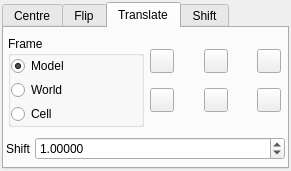
<ui version="4.0" >
 <class>PositionDialog</class>
 <widget class="QDialog" name="PositionDialog" >
  <property name="geometry" >
   <rect>
    <x>0</x>
    <y>0</y>
    <width>234</width>
    <height>171</height>
   </rect>
  </property>
  <property name="sizePolicy" >
   <sizepolicy>
    <hsizetype>1</hsizetype>
    <vsizetype>1</vsizetype>
    <horstretch>0</horstretch>
    <verstretch>0</verstretch>
   </sizepolicy>
  </property>
  <property name="windowTitle" >
   <string>Position Atoms</string>
  </property>
  <layout class="QHBoxLayout" >
   <property name="margin" >
    <number>2</number>
   </property>
   <property name="spacing" >
    <number>4</number>
   </property>
   <item>
    <widget class="QTabWidget" name="tabWidget" >
     <property name="currentIndex" >
      <number>2</number>
     </property>
     <widget class="QWidget" name="CentreTab" >
      <attribute name="title" >
       <string>Centre</string>
      </attribute>
      <layout class="QVBoxLayout" >
       <property name="margin" >
        <number>2</number>
       </property>
       <property name="spacing" >
        <number>4</number>
       </property>
       <item>
        <layout class="QHBoxLayout" >
         <property name="margin" >
          <number>2</number>
         </property>
         <property name="spacing" >
          <number>4</number>
         </property>
         <item>
          <layout class="QGridLayout" >
           <property name="margin" >
            <number>0</number>
           </property>
           <property name="spacing" >
            <number>6</number>
           </property>
           <item row="0" column="0" >
            <widget class="QLabel" name="label_42" >
             <property name="sizePolicy" >
              <sizepolicy>
               <hsizetype>1</hsizetype>
               <vsizetype>5</vsizetype>
               <horstretch>0</horstretch>
               <verstretch>0</verstretch>
              </sizepolicy>
             </property>
             <property name="text" >
              <string>X</string>
             </property>
            </widget>
           </item>
           <item row="1" column="1" >
            <widget class="QDoubleSpinBox" name="CentreYSpin" >
             <property name="sizePolicy" >
              <sizepolicy>
               <hsizetype>7</hsizetype>
               <vsizetype>0</vsizetype>
               <horstretch>0</horstretch>
               <verstretch>0</verstretch>
              </sizepolicy>
             </property>
             <property name="decimals" >
              <number>6</number>
             </property>
            </widget>
           </item>
           <item row="2" column="0" >
            <widget class="QLabel" name="label_41" >
             <property name="sizePolicy" >
              <sizepolicy>
               <hsizetype>1</hsizetype>
               <vsizetype>5</vsizetype>
               <horstretch>0</horstretch>
               <verstretch>0</verstretch>
              </sizepolicy>
             </property>
             <property name="text" >
              <string>Z</string>
             </property>
            </widget>
           </item>
           <item row="0" column="1" >
            <widget class="QDoubleSpinBox" name="CentreXSpin" >
             <property name="sizePolicy" >
              <sizepolicy>
               <hsizetype>7</hsizetype>
               <vsizetype>0</vsizetype>
               <horstretch>0</horstretch>
               <verstretch>0</verstretch>
              </sizepolicy>
             </property>
             <property name="decimals" >
              <number>6</number>
             </property>
            </widget>
           </item>
           <item row="2" column="1" >
            <widget class="QDoubleSpinBox" name="CentreZSpin" >
             <property name="sizePolicy" >
              <sizepolicy>
               <hsizetype>7</hsizetype>
               <vsizetype>0</vsizetype>
               <horstretch>0</horstretch>
               <verstretch>0</verstretch>
              </sizepolicy>
             </property>
             <property name="decimals" >
              <number>6</number>
             </property>
            </widget>
           </item>
           <item row="1" column="0" >
            <widget class="QLabel" name="label_40" >
             <property name="sizePolicy" >
              <sizepolicy>
               <hsizetype>1</hsizetype>
               <vsizetype>5</vsizetype>
               <horstretch>0</horstretch>
               <verstretch>0</verstretch>
              </sizepolicy>
             </property>
             <property name="text" >
              <string>Y</string>
             </property>
            </widget>
           </item>
           <item row="0" column="2" >
            <widget class="QPushButton" name="DefineCentreButton" >
             <property name="maximumSize" >
              <size>
               <width>24</width>
               <height>24</height>
              </size>
             </property>
             <property name="toolTip" >
              <string>Define centre from current selection</string>
             </property>
             <property name="text" >
              <string/>
             </property>
             <property name="icon" >
              <iconset resource="icons.qrc" >:/basic/icons/basic_define.svg</iconset>
             </property>
             <property name="iconSize" >
              <size>
               <width>20</width>
               <height>20</height>
              </size>
             </property>
            </widget>
           </item>
          </layout>
         </item>
         <item>
          <layout class="QVBoxLayout" >
           <property name="margin" >
            <number>0</number>
           </property>
           <property name="spacing" >
            <number>6</number>
           </property>
           <item>
            <spacer>
             <property name="orientation" >
              <enum>Qt::Vertical</enum>
             </property>
             <property name="sizeHint" >
              <size>
               <width>20</width>
               <height>31</height>
              </size>
             </property>
            </spacer>
           </item>
           <item>
            <widget class="QPushButton" name="CentreSelectionButton" >
             <property name="font" >
              <font>
               <weight>75</weight>
               <bold>true</bold>
              </font>
             </property>
             <property name="toolTip" >
              <string>Centre current selection at specified coordinates</string>
             </property>
             <property name="text" >
              <string>Centre</string>
             </property>
            </widget>
           </item>
          </layout>
         </item>
        </layout>
       </item>
       <item>
        <spacer>
         <property name="orientation" >
          <enum>Qt::Vertical</enum>
         </property>
         <property name="sizeHint" >
          <size>
           <width>20</width>
           <height>40</height>
          </size>
         </property>
        </spacer>
       </item>
      </layout>
     </widget>
     <widget class="QWidget" name="FlipTab" >
      <attribute name="title" >
       <string>Flip</string>
      </attribute>
      <layout class="QVBoxLayout" >
       <property name="margin" >
        <number>2</number>
       </property>
       <property name="spacing" >
        <number>4</number>
       </property>
       <item>
        <layout class="QHBoxLayout" >
         <property name="margin" >
          <number>0</number>
         </property>
         <property name="spacing" >
          <number>4</number>
         </property>
         <item>
          <widget class="QPushButton" name="FlipXButton" >
           <property name="enabled" >
            <bool>true</bool>
           </property>
           <property name="sizePolicy" >
            <sizepolicy>
             <hsizetype>0</hsizetype>
             <vsizetype>0</vsizetype>
             <horstretch>0</horstretch>
             <verstretch>0</verstretch>
            </sizepolicy>
           </property>
           <property name="maximumSize" >
            <size>
             <width>24</width>
             <height>24</height>
            </size>
           </property>
           <property name="toolTip" >
            <string>Flip current selection about X axis</string>
           </property>
           <property name="text" >
            <string/>
           </property>
           <property name="icon" >
            <iconset resource="icons.qrc" >:/transform/icons/transform_flipx.svg</iconset>
           </property>
           <property name="checkable" >
            <bool>false</bool>
           </property>
          </widget>
         </item>
         <item>
          <widget class="QPushButton" name="FlipYButton" >
           <property name="enabled" >
            <bool>true</bool>
           </property>
           <property name="sizePolicy" >
            <sizepolicy>
             <hsizetype>0</hsizetype>
             <vsizetype>0</vsizetype>
             <horstretch>0</horstretch>
             <verstretch>0</verstretch>
            </sizepolicy>
           </property>
           <property name="maximumSize" >
            <size>
             <width>24</width>
             <height>24</height>
            </size>
           </property>
           <property name="toolTip" >
            <string>Flip current selection about Y axis</string>
           </property>
           <property name="text" >
            <string/>
           </property>
           <property name="icon" >
            <iconset resource="icons.qrc" >:/transform/icons/transform_flipy.svg</iconset>
           </property>
           <property name="checkable" >
            <bool>false</bool>
           </property>
          </widget>
         </item>
         <item>
          <widget class="QPushButton" name="FlipZButton" >
           <property name="enabled" >
            <bool>true</bool>
           </property>
           <property name="sizePolicy" >
            <sizepolicy>
             <hsizetype>0</hsizetype>
             <vsizetype>0</vsizetype>
             <horstretch>0</horstretch>
             <verstretch>0</verstretch>
            </sizepolicy>
           </property>
           <property name="maximumSize" >
            <size>
             <width>24</width>
             <height>24</height>
            </size>
           </property>
           <property name="toolTip" >
            <string>Flip current selection about Z axis</string>
           </property>
           <property name="text" >
            <string/>
           </property>
           <property name="icon" >
            <iconset resource="icons.qrc" >:/transform/icons/transform_flipz.svg</iconset>
           </property>
           <property name="checkable" >
            <bool>false</bool>
           </property>
          </widget>
         </item>
         <item>
          <spacer>
           <property name="orientation" >
            <enum>Qt::Horizontal</enum>
           </property>
           <property name="sizeHint" >
            <size>
             <width>40</width>
             <height>20</height>
            </size>
           </property>
          </spacer>
         </item>
        </layout>
       </item>
       <item>
        <spacer>
         <property name="orientation" >
          <enum>Qt::Vertical</enum>
         </property>
         <property name="sizeHint" >
          <size>
           <width>20</width>
           <height>40</height>
          </size>
         </property>
        </spacer>
       </item>
      </layout>
     </widget>
     <widget class="QWidget" name="TranslateTab" >
      <attribute name="title" >
       <string>Translate</string>
      </attribute>
      <layout class="QVBoxLayout" >
       <property name="margin" >
        <number>2</number>
       </property>
       <property name="spacing" >
        <number>4</number>
       </property>
       <item>
        <layout class="QHBoxLayout" >
         <property name="margin" >
          <number>2</number>
         </property>
         <property name="spacing" >
          <number>4</number>
         </property>
         <item>
          <widget class="QGroupBox" name="TranslateFrameGroup" >
           <property name="sizePolicy" >
            <sizepolicy>
             <hsizetype>7</hsizetype>
             <vsizetype>1</vsizetype>
             <horstretch>0</horstretch>
             <verstretch>0</verstretch>
            </sizepolicy>
           </property>
           <property name="toolTip" >
            <string>Select frame of reference for translation</string>
           </property>
           <property name="title" >
            <string>Frame</string>
           </property>
           <layout class="QVBoxLayout" >
            <property name="margin" >
             <number>0</number>
            </property>
            <property name="spacing" >
             <number>4</number>
            </property>
            <item>
             <widget class="QRadioButton" name="TranslateModelFrameRadio" >
              <property name="sizePolicy" >
               <sizepolicy>
                <hsizetype>0</hsizetype>
                <vsizetype>0</vsizetype>
                <horstretch>0</horstretch>
                <verstretch>0</verstretch>
               </sizepolicy>
              </property>
              <property name="toolTip" >
               <string>Use Cartesian frame for translation</string>
              </property>
              <property name="text" >
               <string>Model</string>
              </property>
              <property name="checked" >
               <bool>true</bool>
              </property>
             </widget>
            </item>
            <item>
             <widget class="QRadioButton" name="TranslateWorldFrameRadio" >
              <property name="sizePolicy" >
               <sizepolicy>
                <hsizetype>0</hsizetype>
                <vsizetype>0</vsizetype>
                <horstretch>0</horstretch>
                <verstretch>0</verstretch>
               </sizepolicy>
              </property>
              <property name="toolTip" >
               <string>Use view frame for translation</string>
              </property>
              <property name="text" >
               <string>World</string>
              </property>
             </widget>
            </item>
            <item>
             <widget class="QRadioButton" name="TranslateCellFrameRadio" >
              <property name="sizePolicy" >
               <sizepolicy>
                <hsizetype>0</hsizetype>
                <vsizetype>0</vsizetype>
                <horstretch>0</horstretch>
                <verstretch>0</verstretch>
               </sizepolicy>
              </property>
              <property name="toolTip" >
               <string>Use cell frame for translation</string>
              </property>
              <property name="text" >
               <string>Cell</string>
              </property>
             </widget>
            </item>
           </layout>
          </widget>
         </item>
         <item>
          <layout class="QGridLayout" >
           <property name="margin" >
            <number>2</number>
           </property>
           <property name="spacing" >
            <number>4</number>
           </property>
           <item row="1" column="3" >
            <spacer>
             <property name="orientation" >
              <enum>Qt::Horizontal</enum>
             </property>
             <property name="sizeHint" >
              <size>
               <width>8</width>
               <height>20</height>
              </size>
             </property>
            </spacer>
           </item>
           <item row="1" column="1" >
            <spacer>
             <property name="orientation" >
              <enum>Qt::Horizontal</enum>
             </property>
             <property name="sizeHint" >
              <size>
               <width>8</width>
               <height>20</height>
              </size>
             </property>
            </spacer>
           </item>
           <item row="1" column="4" >
            <widget class="QPushButton" name="TranslatePosZButton" >
             <property name="maximumSize" >
              <size>
               <width>24</width>
               <height>24</height>
              </size>
             </property>
             <property name="toolTip" >
              <string>Translate along positive Z axis</string>
             </property>
             <property name="text" >
              <string/>
             </property>
             <property name="icon" >
              <iconset resource="icons.qrc" >:/arrows/icons/arrow_in.svg</iconset>
             </property>
             <property name="iconSize" >
              <size>
               <width>20</width>
               <height>20</height>
              </size>
             </property>
            </widget>
           </item>
           <item row="1" column="2" >
            <widget class="QPushButton" name="TranslateNegYButton" >
             <property name="maximumSize" >
              <size>
               <width>24</width>
               <height>24</height>
              </size>
             </property>
             <property name="toolTip" >
              <string>Translate along negative Y axis</string>
             </property>
             <property name="text" >
              <string/>
             </property>
             <property name="icon" >
              <iconset resource="icons.qrc" >:/arrows/icons/arrow_down.svg</iconset>
             </property>
             <property name="iconSize" >
              <size>
               <width>20</width>
               <height>20</height>
              </size>
             </property>
            </widget>
           </item>
           <item row="1" column="0" >
            <widget class="QPushButton" name="TranslateNegZButton" >
             <property name="maximumSize" >
              <size>
               <width>24</width>
               <height>24</height>
              </size>
             </property>
             <property name="toolTip" >
              <string>Translate along negative Z axis</string>
             </property>
             <property name="text" >
              <string/>
             </property>
             <property name="icon" >
              <iconset resource="icons.qrc" >:/arrows/icons/arrow_out.svg</iconset>
             </property>
             <property name="iconSize" >
              <size>
               <width>20</width>
               <height>20</height>
              </size>
             </property>
            </widget>
           </item>
           <item row="0" column="0" >
            <widget class="QPushButton" name="TranslateNegXButton" >
             <property name="maximumSize" >
              <size>
               <width>24</width>
               <height>24</height>
              </size>
             </property>
             <property name="toolTip" >
              <string>Translate along negative X axis</string>
             </property>
             <property name="text" >
              <string/>
             </property>
             <property name="icon" >
              <iconset resource="icons.qrc" >:/arrows/icons/arrow_left.svg</iconset>
             </property>
             <property name="iconSize" >
              <size>
               <width>20</width>
               <height>20</height>
              </size>
             </property>
            </widget>
           </item>
           <item row="0" column="4" >
            <widget class="QPushButton" name="TranslatePosXButton" >
             <property name="maximumSize" >
              <size>
               <width>24</width>
               <height>24</height>
              </size>
             </property>
             <property name="toolTip" >
              <string>Translate along positive X axis</string>
             </property>
             <property name="text" >
              <string/>
             </property>
             <property name="icon" >
              <iconset resource="icons.qrc" >:/arrows/icons/arrow_right.svg</iconset>
             </property>
             <property name="iconSize" >
              <size>
               <width>20</width>
               <height>20</height>
              </size>
             </property>
            </widget>
           </item>
           <item row="0" column="2" >
            <widget class="QPushButton" name="TranslatePosYButton" >
             <property name="maximumSize" >
              <size>
               <width>24</width>
               <height>24</height>
              </size>
             </property>
             <property name="toolTip" >
              <string>Translate along positive Y axis</string>
             </property>
             <property name="text" >
              <string/>
             </property>
             <property name="icon" >
              <iconset resource="icons.qrc" >:/arrows/icons/arrow_up.svg</iconset>
             </property>
             <property name="iconSize" >
              <size>
               <width>20</width>
               <height>20</height>
              </size>
             </property>
            </widget>
           </item>
          </layout>
         </item>
        </layout>
       </item>
       <item>
        <layout class="QHBoxLayout" >
         <property name="margin" >
          <number>0</number>
         </property>
         <property name="spacing" >
          <number>4</number>
         </property>
         <item>
          <widget class="QLabel" name="label_52" >
           <property name="sizePolicy" >
            <sizepolicy>
             <hsizetype>1</hsizetype>
             <vsizetype>5</vsizetype>
             <horstretch>0</horstretch>
             <verstretch>0</verstretch>
            </sizepolicy>
           </property>
           <property name="text" >
            <string>Shift</string>
           </property>
           <property name="buddy" >
            <cstring>TranslateShiftSpin</cstring>
           </property>
          </widget>
         </item>
         <item>
          <widget class="QDoubleSpinBox" name="TranslateShiftSpin" >
           <property name="sizePolicy" >
            <sizepolicy>
             <hsizetype>7</hsizetype>
             <vsizetype>0</vsizetype>
             <horstretch>0</horstretch>
             <verstretch>0</verstretch>
            </sizepolicy>
           </property>
           <property name="decimals" >
            <number>5</number>
           </property>
           <property name="value" >
            <double>1.000000000000000</double>
           </property>
          </widget>
         </item>
        </layout>
       </item>
      </layout>
     </widget>
     <widget class="QWidget" name="ShiftTab" >
      <attribute name="title" >
       <string>Shift</string>
      </attribute>
      <layout class="QVBoxLayout" >
       <property name="margin" >
        <number>2</number>
       </property>
       <property name="spacing" >
        <number>4</number>
       </property>
       <item>
        <layout class="QHBoxLayout" >
         <property name="margin" >
          <number>2</number>
         </property>
         <property name="spacing" >
          <number>4</number>
         </property>
         <item>
          <layout class="QGridLayout" >
           <property name="margin" >
            <number>2</number>
           </property>
           <property name="spacing" >
            <number>4</number>
           </property>
           <item row="2" column="0" >
            <widget class="QLabel" name="label_57" >
             <property name="sizePolicy" >
              <sizepolicy>
               <hsizetype>1</hsizetype>
               <vsizetype>5</vsizetype>
               <horstretch>0</horstretch>
               <verstretch>0</verstretch>
              </sizepolicy>
             </property>
             <property name="text" >
              <string>Z</string>
             </property>
            </widget>
           </item>
           <item row="0" column="0" >
            <widget class="QLabel" name="label_55" >
             <property name="sizePolicy" >
              <sizepolicy>
               <hsizetype>1</hsizetype>
               <vsizetype>5</vsizetype>
               <horstretch>0</horstretch>
               <verstretch>0</verstretch>
              </sizepolicy>
             </property>
             <property name="text" >
              <string>X</string>
             </property>
            </widget>
           </item>
           <item row="2" column="1" >
            <widget class="QDoubleSpinBox" name="VectorShiftZSpin" >
             <property name="sizePolicy" >
              <sizepolicy>
               <hsizetype>7</hsizetype>
               <vsizetype>0</vsizetype>
               <horstretch>100</horstretch>
               <verstretch>0</verstretch>
              </sizepolicy>
             </property>
             <property name="decimals" >
              <number>6</number>
             </property>
            </widget>
           </item>
           <item row="0" column="1" >
            <widget class="QDoubleSpinBox" name="VectorShiftXSpin" >
             <property name="sizePolicy" >
              <sizepolicy>
               <hsizetype>7</hsizetype>
               <vsizetype>0</vsizetype>
               <horstretch>100</horstretch>
               <verstretch>0</verstretch>
              </sizepolicy>
             </property>
             <property name="decimals" >
              <number>6</number>
             </property>
            </widget>
           </item>
           <item row="1" column="1" >
            <widget class="QDoubleSpinBox" name="VectorShiftYSpin" >
             <property name="sizePolicy" >
              <sizepolicy>
               <hsizetype>7</hsizetype>
               <vsizetype>0</vsizetype>
               <horstretch>100</horstretch>
               <verstretch>0</verstretch>
              </sizepolicy>
             </property>
             <property name="sizeIncrement" >
              <size>
               <width>12</width>
               <height>0</height>
              </size>
             </property>
             <property name="decimals" >
              <number>6</number>
             </property>
            </widget>
           </item>
           <item row="1" column="0" >
            <widget class="QLabel" name="label_56" >
             <property name="sizePolicy" >
              <sizepolicy>
               <hsizetype>1</hsizetype>
               <vsizetype>5</vsizetype>
               <horstretch>0</horstretch>
               <verstretch>0</verstretch>
              </sizepolicy>
             </property>
             <property name="text" >
              <string>Y</string>
             </property>
            </widget>
           </item>
           <item row="0" column="2" >
            <widget class="QPushButton" name="DefineVectorButton" >
             <property name="minimumSize" >
              <size>
               <width>0</width>
               <height>0</height>
              </size>
             </property>
             <property name="maximumSize" >
              <size>
               <width>24</width>
               <height>24</height>
              </size>
             </property>
             <property name="toolTip" >
              <string>Define vector from two picked atoms</string>
             </property>
             <property name="text" >
              <string/>
             </property>
             <property name="icon" >
              <iconset resource="icons.qrc" >:/basic/icons/basic_pick.svg</iconset>
             </property>
             <property name="iconSize" >
              <size>
               <width>20</width>
               <height>20</height>
              </size>
             </property>
            </widget>
           </item>
          </layout>
         </item>
         <item>
          <layout class="QVBoxLayout" >
           <property name="margin" >
            <number>0</number>
           </property>
           <property name="spacing" >
            <number>6</number>
           </property>
           <item>
            <spacer>
             <property name="orientation" >
              <enum>Qt::Vertical</enum>
             </property>
             <property name="sizeHint" >
              <size>
               <width>20</width>
               <height>40</height>
              </size>
             </property>
            </spacer>
           </item>
           <item>
            <layout class="QHBoxLayout" >
             <property name="margin" >
              <number>0</number>
             </property>
             <property name="spacing" >
              <number>4</number>
             </property>
             <item>
              <widget class="QLabel" name="label_58" >
               <property name="sizePolicy" >
                <sizepolicy>
                 <hsizetype>1</hsizetype>
                 <vsizetype>5</vsizetype>
                 <horstretch>0</horstretch>
                 <verstretch>0</verstretch>
                </sizepolicy>
               </property>
               <property name="text" >
                <string>Delta</string>
               </property>
              </widget>
             </item>
             <item>
              <widget class="QDoubleSpinBox" name="VectorDeltaSpin" >
               <property name="sizePolicy" >
                <sizepolicy>
                 <hsizetype>7</hsizetype>
                 <vsizetype>0</vsizetype>
                 <horstretch>100</horstretch>
                 <verstretch>0</verstretch>
                </sizepolicy>
               </property>
               <property name="decimals" >
                <number>6</number>
               </property>
               <property name="maximum" >
                <double>100000.000000000000000</double>
               </property>
               <property name="minimum" >
                <double>0.000000000000000</double>
               </property>
               <property name="singleStep" >
                <double>0.100000000000000</double>
               </property>
              </widget>
             </item>
            </layout>
           </item>
           <item>
            <layout class="QHBoxLayout" >
             <property name="margin" >
              <number>0</number>
             </property>
             <property name="spacing" >
              <number>4</number>
             </property>
             <item>
              <widget class="QPushButton" name="VectorShiftPositiveButton" >
               <property name="sizePolicy" >
                <sizepolicy>
                 <hsizetype>7</hsizetype>
                 <vsizetype>0</vsizetype>
                 <horstretch>0</horstretch>
                 <verstretch>0</verstretch>
                </sizepolicy>
               </property>
               <property name="minimumSize" >
                <size>
                 <width>24</width>
                 <height>24</height>
                </size>
               </property>
               <property name="maximumSize" >
                <size>
                 <width>24</width>
                 <height>24</height>
                </size>
               </property>
               <property name="toolTip" >
                <string>Shift selection forwards along vector</string>
               </property>
               <property name="text" >
                <string/>
               </property>
               <property name="icon" >
                <iconset resource="icons.qrc" >:/basic/icons/basic_plus.svg</iconset>
               </property>
               <property name="iconSize" >
                <size>
                 <width>20</width>
                 <height>20</height>
                </size>
               </property>
              </widget>
             </item>
             <item>
              <widget class="QPushButton" name="VectorShiftNegativeButton" >
               <property name="sizePolicy" >
                <sizepolicy>
                 <hsizetype>7</hsizetype>
                 <vsizetype>0</vsizetype>
                 <horstretch>1</horstretch>
                 <verstretch>0</verstretch>
                </sizepolicy>
               </property>
               <property name="minimumSize" >
                <size>
                 <width>24</width>
                 <height>24</height>
                </size>
               </property>
               <property name="maximumSize" >
                <size>
                 <width>24</width>
                 <height>24</height>
                </size>
               </property>
               <property name="toolTip" >
                <string>Shift selection backwards along vector</string>
               </property>
               <property name="text" >
                <string/>
               </property>
               <property name="icon" >
                <iconset resource="icons.qrc" >:/basic/icons/basic_minus.svg</iconset>
               </property>
               <property name="iconSize" >
                <size>
                 <width>20</width>
                 <height>20</height>
                </size>
               </property>
              </widget>
             </item>
            </layout>
           </item>
          </layout>
         </item>
        </layout>
       </item>
       <item>
        <spacer>
         <property name="orientation" >
          <enum>Qt::Vertical</enum>
         </property>
         <property name="sizeHint" >
          <size>
           <width>20</width>
           <height>40</height>
          </size>
         </property>
        </spacer>
       </item>
      </layout>
     </widget>
    </widget>
   </item>
  </layout>
 </widget>
 <tabstops>
  <tabstop>tabWidget</tabstop>
  <tabstop>CentreXSpin</tabstop>
  <tabstop>CentreYSpin</tabstop>
  <tabstop>CentreZSpin</tabstop>
  <tabstop>DefineCentreButton</tabstop>
  <tabstop>CentreSelectionButton</tabstop>
  <tabstop>FlipXButton</tabstop>
  <tabstop>FlipYButton</tabstop>
  <tabstop>FlipZButton</tabstop>
  <tabstop>TranslateModelFrameRadio</tabstop>
  <tabstop>TranslateWorldFrameRadio</tabstop>
  <tabstop>TranslateCellFrameRadio</tabstop>
  <tabstop>TranslateNegXButton</tabstop>
  <tabstop>TranslatePosYButton</tabstop>
  <tabstop>TranslatePosXButton</tabstop>
  <tabstop>TranslateNegZButton</tabstop>
  <tabstop>TranslateNegYButton</tabstop>
  <tabstop>TranslatePosZButton</tabstop>
  <tabstop>TranslateShiftSpin</tabstop>
  <tabstop>VectorShiftXSpin</tabstop>
  <tabstop>VectorShiftYSpin</tabstop>
  <tabstop>VectorShiftZSpin</tabstop>
  <tabstop>DefineVectorButton</tabstop>
  <tabstop>VectorDeltaSpin</tabstop>
  <tabstop>VectorShiftPositiveButton</tabstop>
  <tabstop>VectorShiftNegativeButton</tabstop>
 </tabstops>
 <resources>
  <include location="icons.qrc" />
 </resources>
 <connections/>
</ui>
